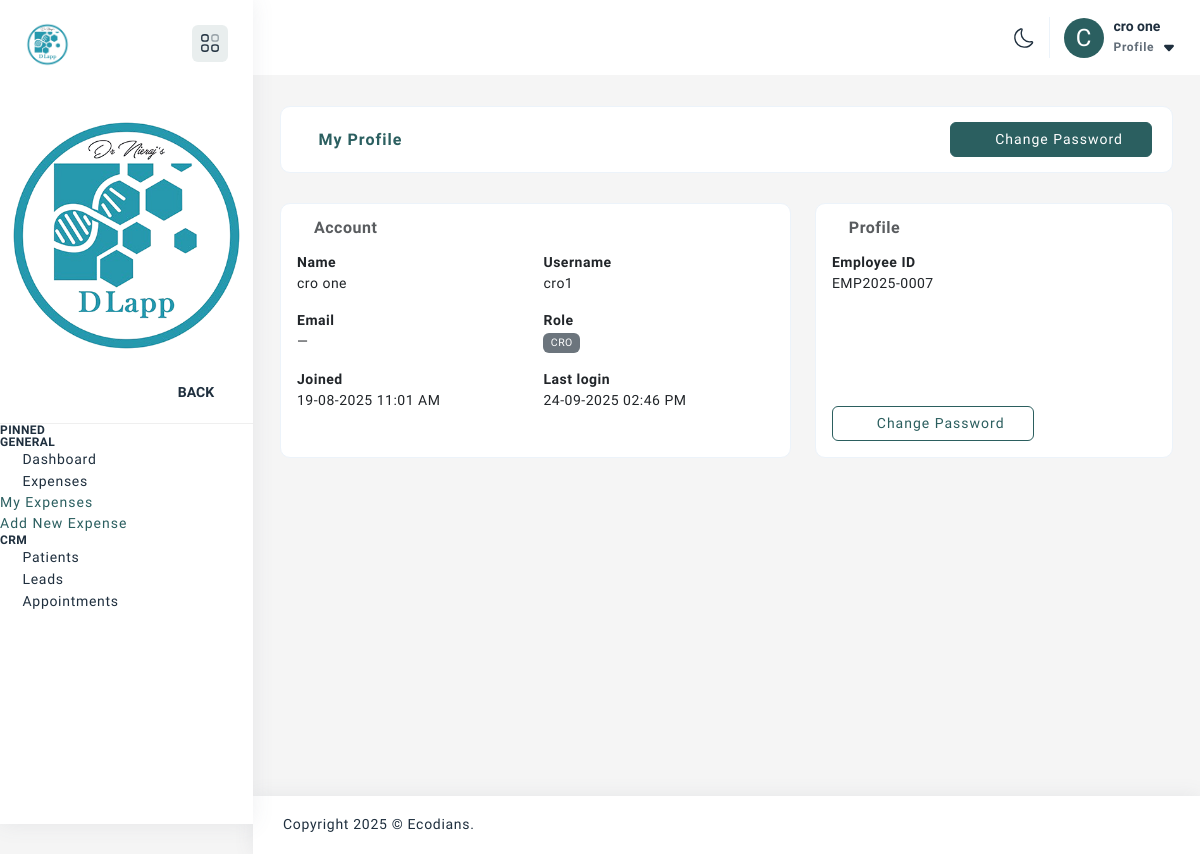
The app's page /me/ (signed in), older data.
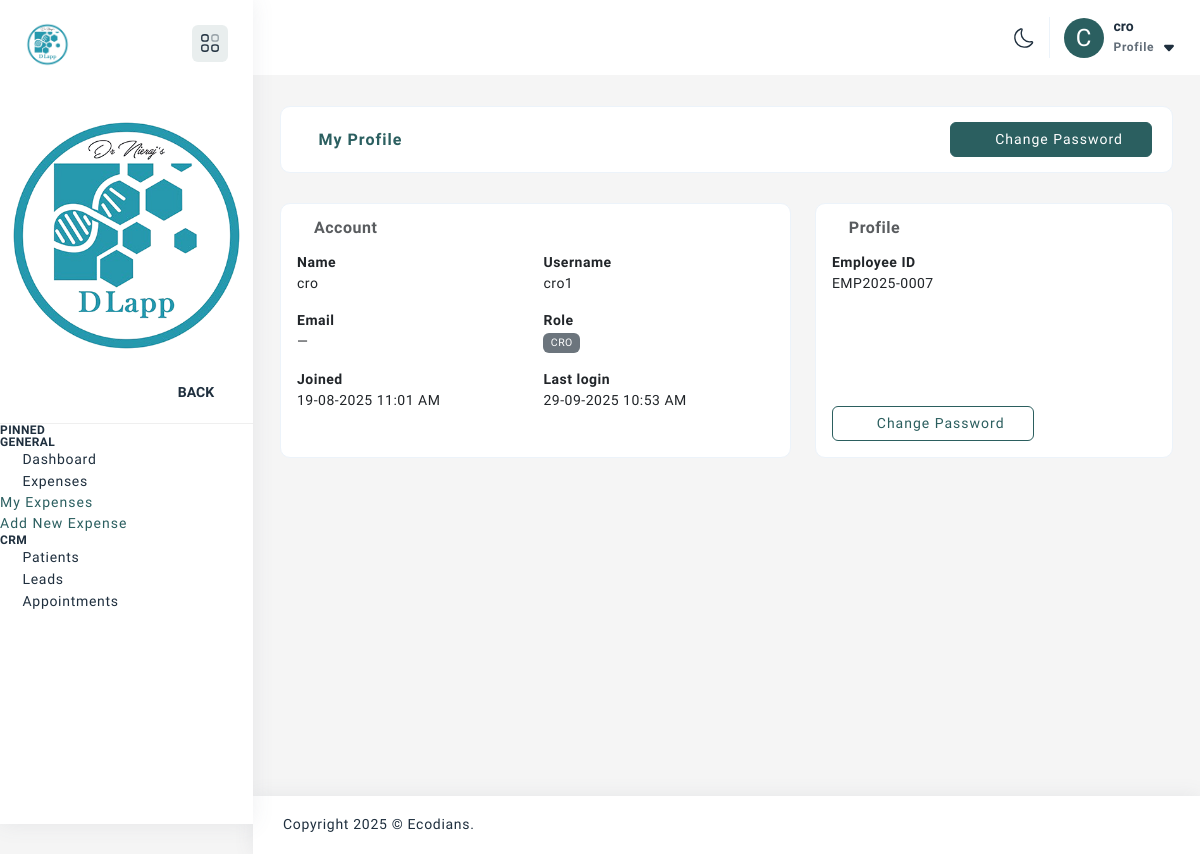
The same page, newer data.
### core/models.py (models this page shows, shortened)
class User(AbstractUser):
    USER_TYPE_CHOICES = [
        ('doctor', 'Doctor'),
        ('consulting_doctor', 'Consulting Doctor'),
        ('super_user', 'Super User'),
        ('operation_manager', 'Operation Manager'),
        ('pharmacy_manager', 'Pharmacy Manager'),
        ('receptionist', 'Receptionist'),
        ('staff', 'Staff'),
        ('cro', 'CRO'),
    ]
    id = models.UUIDField(primary_key=True, default=uuid.uuid4, editable=False)
    user_type = models.CharField(max_length=20, choices=USER_TYPE_CHOICES)
    phone_regex = RegexValidator(regex=r'^\+?1?\d{9,15}$')
    phone_number = models.CharField(validators=[phone_regex], max_length=17, blank=True)
    address = models.TextField(blank=True)
    is_active = models.BooleanField(default=True)
    created_at = models.DateTimeField(auto_now_add=True)
    created_by = models.ForeignKey('self', on_delete=models.SET_NULL, null=True, blank=True)
    class Meta:
        db_table = 'users'

class UserProfile(models.Model):
    user = models.OneToOneField(User, on_delete=models.CASCADE, related_name='profile')
    employee_id = models.CharField(max_length=20, unique=True, null=True, blank=True)
    department = models.CharField(max_length=100, blank=True)
    designation = models.CharField(max_length=100, blank=True)
    date_of_joining = models.DateField(null=True, blank=True)
    salary = models.DecimalField(max_digits=10, decimal_places=2, null=True, blank=True)
    emergency_contact = models.CharField(max_length=17, blank=True)
    profile_picture = models.ImageField(upload_to='profile_pics/', null=True, blank=True)
    class Meta:
        db_table = 'user_profiles'

### core/views.py (the view)
# urls.py: path("me/", v.my_profile, name="my_profile"),
@login_required
def my_profile(request):
    profile = getattr(request.user, "profile", None)
    ctx = {
        "u": request.user,
        "profile": profile,
    }
    return render(request, "accounts/profile.html", ctx)

### core/templatetags/roles.py (called while the page is built)
@register.filter
def in_group(user, group_name: str) -> bool:
    if not user.is_authenticated:
        return False
    return user.is_superuser or user.groups.filter(name=group_name).exists()

### templates/accounts/profile.html (shortened to what this page needs)
{% extends 'base.html' %}
{% load roles %}
{% block content %}
<div class="container-fluid default-dashboard">
  <div class="row">
    <div class="col-12 project-list">
      <div class="card">
        <div class="row align-items-center">
          <div class="col-6 p-0">
            <ul class="nav nav-tabs border-tab d-flex" role="tablist">
              <li class="nav-item">
                <a class="nav-link active" href="#" role="tab" aria-selected="true">
                  <i class="fa fa-user me-2"></i>My Profile
                </a>
              </li>
            </ul>
          </div>
          <div class="col-6 p-0 d-flex justify-content-end align-items-center gap-2">
            <a class="btn btn-primary" href="{% url 'my_profile_password' %}">
              <i class="fa fa-key me-1"></i>Change Password
            </a>
          </div>
        </div>
      </div>
    </div>
    <div class="col-lg-7">
      <div class="card p-3 h-100">
        <h6 class="text-muted mb-3"><i class="fa fa-id-card me-1"></i>Account</h6>
        <div class="row g-3">
          <div class="col-md-6"><b>Name</b><div>{{ u.get_full_name|default:u.username }}</div></div>
          <div class="col-md-6"><b>Username</b><div class="mono">{{ u.username }}</div></div>
          <div class="col-md-6"><b>Email</b><div>{{ u.email|default:"—" }}</div></div>
          <div class="col-md-6"><b>Role</b>
            <div>
              {% for g in u.groups.all %}
                <span class="badge text-bg-secondary me-1">{{ g.name }}</span>
              {% empty %}—{% endfor %}
            </div>
          </div>
          <div class="col-md-6"><b>Joined</b><div>{{ u.date_joined|date:"d-m-Y h:i A" }}</div></div>
          <div class="col-md-6"><b>Last login</b><div>{{ u.last_login|date:"d-m-Y h:i A"|default:"—" }}</div></div>
        </div>
      </div>
    </div>
    <div class="col-lg-5">
        <div class="card p-3 h-100 d-flex flex-column">
            <h6 class="text-muted mb-3"><i class="fa fa-info-circle me-1"></i>Profile</h6>
            <div class="flex-grow-1">
            {% if profile %}
                <div class="row g-3">
                {% if profile.employee_id %}
                    <div class="col-12"><b>Employee ID</b><div class="mono">{{ profile.employee_id }}</div></div>
                {% endif %}
                </div>
            {% else %}
                <div class="text-muted">No extra profile details.</div>
            {% endif %}
            </div>
            <a class="btn btn-outline-primary" href="{% url 'my_profile_password' %}">
                <i class="fa fa-key me-1"></i>Change Password
                </a>
        </div>
        </div>
  </div>
</div>
{% endblock %}

### templates/base.html (shortened to what this page needs)
{% load static %}
<!DOCTYPE html>
<html lang="en">
  <head>
    {% include "includes/adminheader.html" %}
  </head>
  <body>
    <div class="page-wrapper compact-wrapper" id="pageWrapper">
      {% include "includes/page_header.html" %}
      <div class="page-body-wrapper">
        {% include "includes/sidebar.html" %}
        <div class="page-body">
          {% block content %}
          {% endblock %}
        </div>
        {% include "includes/footer.html" %}
      </div>
    </div>
  </body>
</html>

### templates/includes/adminheader.html (shortened to what this page needs)
{% load static %}
<link rel="stylesheet" type="text/css" href="{% static 'assets/css/vendors/icofont.css' %}">
<link rel="stylesheet" type="text/css" href="{% static 'assets/css/vendors/themify.css' %}">
<link rel="stylesheet" type="text/css" href="{% static 'assets/css/vendors/flag-icon.css' %}">
<link rel="stylesheet" type="text/css" href="{% static 'assets/css/vendors/feather-icon.css' %}">
<link rel="stylesheet" type="text/css" href="{% static 'assets/css/vendors/slick.css' %}">
<link rel="stylesheet" type="text/css" href="{% static 'assets/css/vendors/slick-theme.css' %}">
<link rel="stylesheet" type="text/css" href="{% static 'assets/css/vendors/scrollbar.css' %}">
<link rel="stylesheet" type="text/css" href="{% static 'assets/css/vendors/animate.css' %}">
<link rel="stylesheet" type="text/css" href="{% static 'assets/css/vendors/datatables.css' %}">
<link rel="stylesheet" type="text/css" href="{% static 'assets/css/vendors/owlcarousel.css' %}">
<link rel="stylesheet" type="text/css" href="{% static 'assets/css/vendors/bootstrap.css' %}">
<link rel="stylesheet" type="text/css" href="{% static 'assets/css/font-awesome.css' %}">
<link rel="stylesheet" type="text/css" href="{% static 'assets/css/style.css' %}">
<link id="color" rel="stylesheet" href="{% static 'assets/css/color-1.css' %}" media="screen">
<link rel="stylesheet" type="text/css" href="{% static 'assets/css/responsive.css' %}">

### templates/includes/page_header.html (shortened to what this page needs)
{% load static %}
<div class="page-header">
    <div class="header-wrapper row m-0">
        <div class="nav-right col-xl-8 col-lg-12 col-auto pull-right right-header p-0">
        <ul class="nav-menus">
            <li>
            <div class="mode">
                <svg class="for-light">
                <use href="{% static 'assets/svg/icon-sprite.svg' %}#Sun"></use>
                </svg>
            </div>
            </li>
            <li class="profile-nav onhover-dropdown pe-0 py-0">
            <div class="d-flex align-items-center profile-media">
                <div class="b-r-25 bg-primary text-white d-flex align-items-center justify-content-center" style="width:40px;height:40px;font-size:1.5rem;">
                    {{ request.user.get_full_name|default:''|slice:":1"|upper }}
                </div>
                <div class="flex-grow-1 user"><span>{{ request.user.get_full_name|default:request.user.username  }}</span>
                <p class="mb-0 font-nunito">Profile
                    <svg>
                    <use href="{% static 'assets/svg/icon-sprite.svg' %}#header-arrow-down"></use>
                    </svg>
                </p>
                </div>
            </div>
            </li>
        </ul>
        </div>
    </div>
</div>

### templates/includes/messages.html (shortened to what this page needs)
{% load static %}

### templates/includes/sidebar.html (shortened to what this page needs)
{% load static %}
{% load roles %}
<div class="sidebar-wrapper" data-layout="stroke-svg">
  <div>
    <div class="logo-wrapper">
      <a href="{% url 'dashboard' %}">
        <img class="img-fluid for-light logoimg" src="{% static 'assets/images/logo/dlapp_logo_grncut.png' %}" alt="">
      </a>
      <div class="toggle-sidebar">
        <svg class="sidebar-toggle"><use href="{% static 'assets/svg/icon-sprite.svg' %}#toggle-icon"></use></svg>
      </div>
    </div>
    <nav class="sidebar-main">
      <div id="sidebar-menu">
        <ul class="sidebar-links" id="simple-bar">
          <li class="back-btn">
            <a href="{% url 'dashboard' %}">
              <img class="img-fluid" src="{% static 'assets/images/logo/dlapp_logo_grncut.png' %}" alt="">
            </a>
            <div class="mobile-back text-end"><span>Back</span><i class="fa fa-angle-right ps-2"></i></div>
          </li>
          <li class="pin-title sidebar-main-title"><div><h6>Pinned</h6></div></li>
          <li class="sidebar-main-title"><div><h6 class="lan-1">General</h6></div></li>
          <li class="sidebar-list {% if request.resolver_match.url_name == 'dashboard' or request.resolver_match.url_name == 'home' %}active{% endif %}">
            <a class="sidebar-link sidebar-title link-nav {% if request.resolver_match.url_name == 'dashboard' or request.resolver_match.url_name == 'home' %}active{% endif %}"
               href="{% url 'dashboard' %}">
              <svg class="stroke-icon"><use href="{% static 'assets/svg/icon-sprite.svg' %}#stroke-home"></use></svg>
              <span class="lan-3">Dashboard</span>
            </a>
          </li>
          {% with urlname=request.resolver_match.url_name %}
           <li class="sidebar-list {% if urlname in 'expense_list,my_expense_list,expense_create,expense_detail,expense_update' %}active{% endif %}">
              <a class="sidebar-link sidebar-title {% if urlname in 'expense_list,my_expense_list,expense_create,expense_detail,expense_update' %}active{% endif %}" href="#">
                <svg class="stroke-icon"><use href="{% static 'assets/svg/icon-sprite.svg' %}#stroke-file"></use></svg>
                <span>Expenses</span>
              </a>
              <ul class="sidebar-submenu">
                <li><a class="{% if urlname == 'my_expense_list' %}active{% endif %}" href="{% url 'my_expense_list' %}">My Expenses</a></li>
                <li><a class="{% if urlname == 'expense_create' %}active{% endif %}" href="{% url 'expense_create' %}">Add New Expense</a></li>
              </ul>
            </li>
          {% if request.user|in_group:"CRO" %}
            <li class="sidebar-main-title"><div><h6>CRM</h6></div></li>
              <li class="sidebar-list {% if urlname in 'patient_list,patient_create,patient_update,patient_detail' %}active{% endif %}">
                <a class="sidebar-link sidebar-title link-nav {% if urlname in 'patient_list,patient_create,patient_update,patient_detail' %}active{% endif %}"
                  href="{% url 'patient_list' %}">
                  <svg class="stroke-icon"><use href="{% static 'assets/svg/icon-sprite.svg' %}#stroke-staffs"></use></svg>
                  <span>Patients</span>
                </a>
              </li>
            <li class="sidebar-list {% if urlname in 'lead_list,lead_create,lead_update,lead_detail,lead_convert' %}active{% endif %}">
              <a class="sidebar-link sidebar-title link-nav {% if urlname in 'lead_list,lead_create,lead_update,lead_detail,lead_convert' %}active{% endif %}"
                 href="{% url 'lead_list' %}">
                <svg class="stroke-icon"><use href="{% static 'assets/svg/icon-sprite.svg' %}#stroke-contact"></use></svg>
                <span>Leads</span>
              </a>
            </li>
            <li class="sidebar-list {% if urlname in 'appointment_list,appointment_create,appointment_detail,appointment_edit' %}active{% endif %}">
              <a class="sidebar-link sidebar-title link-nav {% if urlname in 'appointment_list,appointment_create,appointment_detail,appointment_edit' %}active{% endif %}"
                 href="{% url 'appointment_list' %}">
                <svg class="stroke-icon"><use href="{% static 'assets/svg/icon-sprite.svg' %}#stroke-calendar"></use></svg>
                <span>Appointments</span>
              </a>
            </li>
          {% endif %}
          {% endwith %}
        </ul>
      </div>
    </nav>
  </div>
</div>

### templates/includes/footer.html
<footer class="footer">
    <div class="container-fluid">
    <div class="row">
        <div class="col-md-6 p-0 footer-copyright">
        <p class="mb-0">Copyright 2025 © Ecodians.</p>
        </div>
        <div class="col-md-6 p-0">
        </div>
    </div>
    </div>
</footer>

### templates/includes/adminscripts.html (shortened to what this page needs)
{% load static %}

### core/static/assets/css/responsive.css (style rules this page uses)
@media only screen and (min-width:576px) { .sidebar-wrapper .back-btn { display:none } }

### templates/includes/sidebar.html (style rules this page uses)
.logoimg { width:45px }

Row changes from the older to the newer data that the page shows:
changed User "cro1": user.get_full_name "cro one" → "cro"; get_full_name "cro one" → "cro"; last_login "24-09-2025 02:46 PM" → "29-09-2025 10:53 AM"
